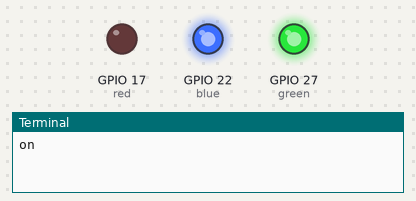
Recording of a program running on a simulated Raspberry Pi (BCM pin numbers). Shown: output pins drawn as LEDs (lit = HIGH), the last lines printed to the terminal. At 100.0 s the program stops and its outputs stay as they are.

Above: at 0.5 s.
At 3.5 s:
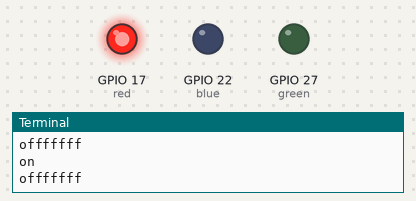
Timing chart, 0 to 4.6 s (numbered marks = the images above):
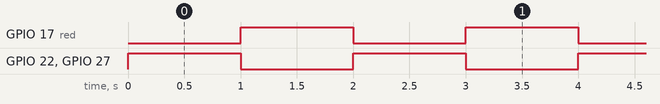

Measured:
- by itself, GPIO 17 (red): alternates HIGH for 1.0 s and LOW for 1.0 s
- by itself, GPIO 22 (blue), GPIO 27 (green): alternates HIGH for 1.0 s and LOW for 1.0 s, 100 changes in all, then stays LOW

The program:

simpleLED.py
```python
import RPi.GPIO as GPIO
import time

green = 27
red = 17
blue = 22
cycles = 50
delay = 1

# Set up GPIO mode
GPIO.setmode(GPIO.BCM)

# Set GPIO17 as an output pin
GPIO.setup(green, GPIO.OUT)
GPIO.setup(red, GPIO.OUT)
GPIO.setup(blue, GPIO.OUT)


for i in range(cycles):
    print("on")
    # Turn on the LED
    GPIO.output(green, GPIO.HIGH)
    GPIO.output(blue, GPIO.HIGH)

    GPIO.output(red, GPIO.LOW)
    # Wait for 5 seconds
    time.sleep(delay)
    GPIO.output(green, GPIO.LOW)
    GPIO.output(blue, GPIO.LOW)
    GPIO.output(red, GPIO.HIGH)
    print("offfffff")
    time.sleep(delay)
# Clean up the GPIO settings
GPIO.cleanup()
c = 27
```
